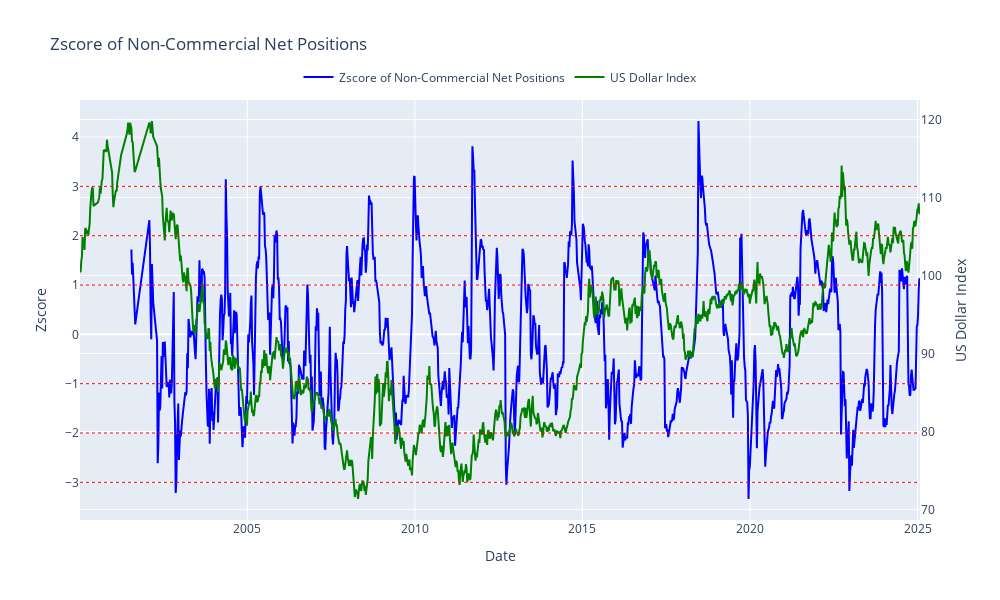

The cell this chart's notebook holds for it:
### Markdown cell above
查看滚动标准分数，评估市场情绪

### Code cell
fig = go.Figure()

# 非商业期货净头寸的标准分数
fig.add_trace(
    go.Scatter(
        x=df.index,
        y=df["non_comm_net_zscore"],
        name="Zscore of Non-Commercial Net Positions",
        yaxis="y1",
        line=dict(color="blue"),
    )
)

# 合约价格
fig.add_trace(
    go.Scatter(
        x=df.index,
        y=df["price"],
        name="US Dollar Index",
        yaxis="y2",
        line=dict(color="green"),
    )
)

# 添加水平线代表极端情绪
levels = [-3, -2, -1, 1, 2, 3]
for level in levels:
    fig.add_hline(y=level, line=dict(color="red", width=1, dash="dot"))

fig.update_layout(
    title="Zscore of Non-Commercial Net Positions",
    width=1000,
    height=600,
    xaxis=dict(title="Date"),
    yaxis=dict(title="Zscore"),
    yaxis2=dict(title="US Dollar Index", overlaying="y", side="right"),
    legend=dict(orientation="h", xanchor="center", yanchor="bottom", x=0.5, y=1.02),
)

fig.show()

### Figure 1 — Plotly figure (JSON) as saved in the notebook; plotly's stock layout.template omitted (floating-point values rounded to 4 significant figures; data arrays with more than 128 entries replaced by an {"elided": "..."} marker saying what was removed)
{"data": [{"line": {"color": "blue"}, "name": "Zscore of Non-Commercial Net Positions", "type": "scatter", "x": {"elided": "1246 str values"}, "y": {"elided": "1246 float values"}, "yaxis": "y"}, {"line": {"color": "green"}, "name": "US Dollar Index", "type": "scatter", "x": {"elided": "1246 str values"}, "y": {"elided": "1246 float values"}, "yaxis": "y2"}], "layout": {"height": 600, "legend": {"orientation": "h", "x": 0.5, "xanchor": "center", "y": 1.02, "yanchor": "bottom"}, "shapes": [{"line": {"color": "red", "dash": "dot", "width": 1}, "type": "line", "x0": 0, "x1": 1, "xref": "x domain", "y0": -3, "y1": -3, "yref": "y"}, {"line": {"color": "red", "dash": "dot", "width": 1}, "type": "line", "x0": 0, "x1": 1, "xref": "x domain", "y0": -2, "y1": -2, "yref": "y"}, {"line": {"color": "red", "dash": "dot", "width": 1}, "type": "line", "x0": 0, "x1": 1, "xref": "x domain", "y0": -1, "y1": -1, "yref": "y"}, {"line": {"color": "red", "dash": "dot", "width": 1}, "type": "line", "x0": 0, "x1": 1, "xref": "x domain", "y0": 1, "y1": 1, "yref": "y"}, {"line": {"color": "red", "dash": "dot", "width": 1}, "type": "line", "x0": 0, "x1": 1, "xref": "x domain", "y0": 2, "y1": 2, "yref": "y"}, {"line": {"color": "red", "dash": "dot", "width": 1}, "type": "line", "x0": 0, "x1": 1, "xref": "x domain", "y0": 3, "y1": 3, "yref": "y"}], "title": {"text": "Zscore of Non-Commercial Net Positions"}, "width": 1000, "xaxis": {"title": {"text": "Date"}}, "yaxis": {"title": {"text": "Zscore"}}, "yaxis2": {"overlaying": "y", "side": "right", "title": {"text": "US Dollar Index"}}}}
